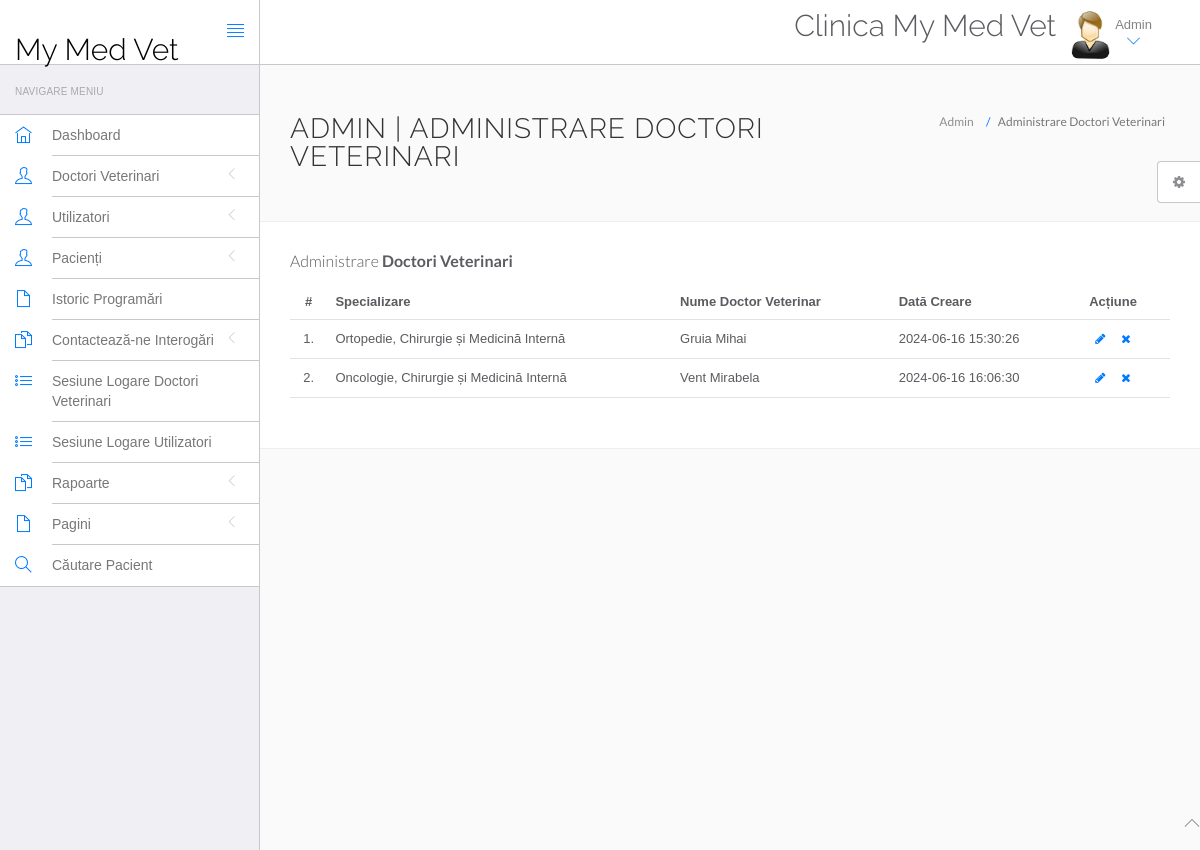
Page /mymedvet/admin/manage-doctors.php (signed in) on the committed database.
### tables this page shows
CREATE TABLE `vetdoc` (
  `id` int(11) NOT NULL,
  `specialization` varchar(255) DEFAULT NULL,
  `vetdocName` varchar(255) DEFAULT NULL,
  `address` longtext DEFAULT NULL,
  `vetdocFees` varchar(255) DEFAULT NULL,
  `phoneNumber` bigint(12) DEFAULT NULL,
  `vetdocEmail` varchar(255) DEFAULT NULL,
  `password` varchar(255) DEFAULT NULL,
  `createDate` timestamp NULL DEFAULT current_timestamp(),
  `updateDate` timestamp NULL DEFAULT NULL ON UPDATE current_timestamp()
);

### mymedvet/admin/manage-doctors.php (the view, shortened to what this page needs)
<?php
include('include/config.php');
if(strlen($_SESSION['id']==0)) {
 header('location:logout.php');
  } else{
?>
<!DOCTYPE html>
<html lang="en">
	<head>
		<link rel="stylesheet" href="vendor/bootstrap/css/bootstrap.min.css">
		<link rel="stylesheet" href="vendor/fontawesome/css/font-awesome.min.css">
		<link rel="stylesheet" href="vendor/themify-icons/themify-icons.min.css">
		<link href="vendor/animate.css/animate.min.css" rel="stylesheet" media="screen">
		<link href="vendor/perfect-scrollbar/perfect-scrollbar.min.css" rel="stylesheet" media="screen">
		<link href="vendor/switchery/switchery.min.css" rel="stylesheet" media="screen">
		<link href="vendor/bootstrap-touchspin/jquery.bootstrap-touchspin.min.css" rel="stylesheet" media="screen">
		<link href="vendor/select2/select2.min.css" rel="stylesheet" media="screen">
		<link href="vendor/bootstrap-datepicker/bootstrap-datepicker3.standalone.min.css" rel="stylesheet" media="screen">
		<link href="vendor/bootstrap-timepicker/bootstrap-timepicker.min.css" rel="stylesheet" media="screen">
		<link rel="stylesheet" href="customstyle/css/styles.css">
		<link rel="stylesheet" href="customstyle/css/plugins.css">
		<link rel="stylesheet" href="customstyle/css/themes/theme-1.css" id="skin_color" />
	</head>
	<body>
		<div id="app">
<?php include('include/sidebar.php');?>
			<div class="app-content">
						<?php include('include/header.php');?>
				<div class="main-content" >
					<div class="wrap-content container" id="container">
						<section id="page-title">
							<div class="row">
								<div class="col-sm-8">
									<h1 class="mainTitle">Admin | Administrare Doctori Veterinari</h1>
																	</div>
								<ol class="breadcrumb">
									<li>
										<span>Admin</span>
									</li>
									<li class="active">
										<span>Administrare Doctori Veterinari</span>
									</li>
								</ol>
							</div>
						</section>
						<div class="container-fluid container-fullw bg-white">
									<div class="row">
								<div class="col-md-12">
									<h5 class="over-title margin-bottom-15">Administrare <span class="text-bold">Doctori Veterinari</span></h5>
									<table class="table table-hover" id="sample-table-1">
										<thead>
											<tr>
												<th class="center">#</th>
												<th>Specializare</th>
												<th class="hidden-xs">Nume Doctor Veterinar</th>
												<th>Dată Creare </th>
												<th>Acțiune</th>
											</tr>
										</thead>
										<tbody>
<?php
$sql=mysqli_query($con,"select * from vetdoc");
$cnt=1;
while($row=mysqli_fetch_array($sql))
{
?>
											<tr>
												<td class="center"><?php echo $cnt;?>.</td>
												<td class="hidden-xs"><?php echo $row['specialization'];?></td>
												<td><?php echo $row['vetdocName'];?></td>
												<td><?php echo $row['createDate'];?>
												</td>
												<td >
												<div class="visible-md visible-lg hidden-sm hidden-xs">
							<a href="edit-doctor.php?id=<?php echo $row['id'];?>" class="btn btn-transparent btn-xs" tooltip-placement="top" tooltip="Edit"><i class="fa fa-pencil"></i></a>
	<a href="manage-doctors.php?id=<?php echo $row['id']?>&del=delete" onClick="return confirm('Sunteți sigur că doriți să ștergeți?')"class="btn btn-transparent btn-xs tooltips" tooltip-placement="top" tooltip="Remove"><i class="fa fa-times fa fa-white"></i></a>
												</div>
												</td>
											</tr>
											<?php
$cnt=$cnt+1;
											 }?>
										</tbody>
									</table>
								</div>
							</div>
								</div>
							</div>
						</div>
					</div>
				</div>
	<?php include('include/footer.php');?>
	<?php include('include/setting.php');?>
	</body>
</html>
<?php } ?>

### mymedvet/admin/customstyle/css/themes/theme-1.css (style rules this page uses)
body { background: #FAFAFA; }

### rows in the picture
vetdoc: specialization "Ortopedie, Chirurgie și Medicină Internă", vetdocName "Gruia Mihai", createDate "2024-06-16 15:30:26"
vetdoc: specialization "Oncologie, Chirurgie și Medicină Internă", vetdocName "Vent Mirabela", createDate "2024-06-16 16:06:30"
